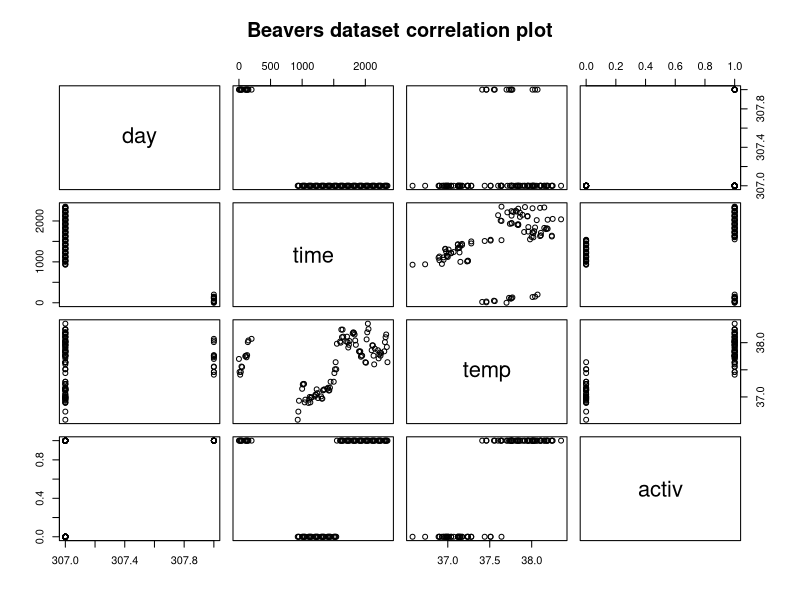
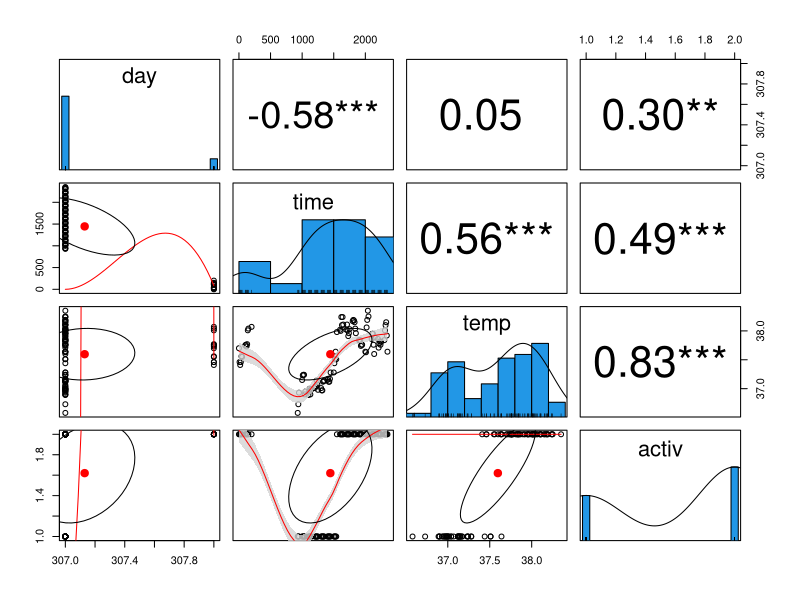

Write R code to recreate these figures, in order. (Note: this script raises an error after producing the figures.)
# Practical 6 --------------------------------------------------------
# Refer to notes on Blackboard
# --------------------------------------------------------------------


# Using statistical methods to examine
# the relationships between variables of interest

?beavers
str(beaver2)
# The beaver dataset contains data on body temp of 4 beavers
# every 10 mins over a day for demo purposes 
# We want to examine the difference in average body temp
# during periods of activity to evaluate whether
# body temperature is affected by activity
# First we need to ensure that data is in correct format
# Activ should be a factor
# Temp is numerical

# H0: Body temperate is not affected by activity
# h1: Body temperature is affected by activity

# I'm copying the data to a data frame
# This is not a necessary step
beavers_data <- beaver2
str(beaver2)

# Using the default pairs() option first
# to examine correlations between variables
pairs(beavers_data, labels = colnames(beavers_data), main = "Beavers dataset correlation plot")

# I'm examining body temp and activity so I need 
# to prepare both variables first
# change activ to a factor variable
# as it seems to be a categorical dichotomous variable
# The temp variable is a continuous variable, and it is 
# in numeric format already so does not need to be converted

# labels starts with what is assigned to lower value first
# eg 0 = no, 1 = yes
beavers_data$activity <- factor(beaver2$activ, labels = c("no", "yes"))

# We could alternatively use the transform command
# as an alternative method to perform the conversion
beavers_data <- transform(beaver2,
                          activ = factor(activ, labels = c("no", "yes")))

# Lets look at the correlation between both of these variables
# to evaluate the strength of the relationship
# and whether it is negative or positive

# We can use libraries to help improve 
# the chart. Also includes correlations between variables
install.packages("psych")
library(psych)

# Seems there could be a positive correlation between 
# temp and activ
pairs.panels(beavers_data,
             smooth = TRUE,      # If TRUE, draws loess smooths
             scale = FALSE,      # If TRUE, scales the correlation text font
             density = TRUE,     # If TRUE, adds density plots and histograms
             ellipses = TRUE,    # If TRUE, draws ellipses
             method = "spearman",# Correlation method (also "pearson" or "kendall")
             pch = 21,           # pch symbol
             lm = FALSE,         # If TRUE, plots linear fit rather than the LOESS (smoothed) fit
             cor = TRUE,         # If TRUE, reports correlations
             jiggle = FALSE,     # If TRUE, data points are jittered
             factor = 2,         # Jittering factor
             hist.col = 4,       # Histograms color
             stars = TRUE,       # If TRUE, adds significance level with stars
             ci = TRUE)          # If TRUE, adds confidence intervals

# Before carrying any analysis, summarise the 
# medians and interquartile range by group.
# When reporting differences between groups for 
# skewed data, it is common to report the medians 
# by group rather than the means 
tapply(beavers_data$temp, median)
# summary data can be used to show this as well
# Shows the temperature details for no and yes answers
tapply(temp, activity, summary)


# We can show this categorical data in a plot
# but not in a scatter plot
attach(beavers_data)
plot(beavers_data$activity, temp, pch = 19, col = "lightblue")

# We can split the activity data into 2 subsets
# and then use the histogram() function
library("lattice")
# The histogram uses a 1 sided formula, so we
# dont specify anything on left side of ~
# and on right side we specify which variable is in the histogram
# ie temp.
# After the vertical line we show the factor by which the data
# is split ie "activ"
attach(beavers_data)
histogram(~temp | activ, 
          data = beavers_data, 
          main = "Distribution of beaver activity data", 
          xlab = "Temperature (degrees)", 
          ylab = "Activity %")
detach(beavers_data)

# ----------------------------------------------------------------
# Selecting the appropriate test
# ----------------------------------------------------------------
# We need to check whether the data is normally distributed or not
# See notes on Blackboard for more information

# Quantile-quantile plot allows us to check if the
# data is distributed normally
# Compare the quantiles of both samples 
# We use square brackets to select the cases we want
attach(beavers_data)
qqnorm(temp)
# this line represents normal distribution
qqline(temp, col = "red")

# We can examine whether there is a linear
# correlation between both answers in
# the activity variable
# Seems that the "yes" occurrences may 
# be normally distributed and the "no"
# occurrences may not be normally distributed

opar <- par(no.readonly = TRUE)
# arrange plots in 1 rows and 2 column
par(mfrow = c(1, 2))

with(beavers_data, {
  qqnorm(temp[activity == "yes"], 
         main = "Beavers active data")
  qqline(temp[activity == "yes"])
})

with(beavers_data, {
  qqnorm(temp[activity == "no"], 
         main = "Beavers inactive data")
  qqline(temp[activity == "no"])
})

par(opar)

# Formal test of normality
# provided through widely used Shapiro-Wilks test
normality_test <- shapiro.test(beavers_data$temp)
normality_test$p.value
# p-value tells us the chances that the sample comes 
# from a normal distribution 
# In this example, p-value is clearly lower than 0.05
# so not normally distributed

# this method does not work for a dichotomous variable
# Data needs to be numeric for shapiro Wilk test
normality_test <- shapiro.test(beavers_data$activity)

# We can check the normality in each variable
# using the tapply() function instead
with(beavers_data, tapply(temp, activity, shapiro.test))

# OR
tapply(temp, activity, shapiro.test)

# Data is not normally distributed
# and p-value for "temp" variable also indicates that the
# data is not normally distributed
# so we need to use a non-parametric test

# After consulting the chart, I am examining
# a dependent continuous variable (temp)
# with an independent categorical variable (activity)
# so I use the Mann-Whitney test
# this is also known as the "wilcox test" in R
# Format = wilcox.test(dependent~independent)
wilcox.test(temp~activity)

# p-value is < 0.05 so we reject H0 and conclude that 
# beaver body temperature is affected by activity (p = 2.2e-16)
